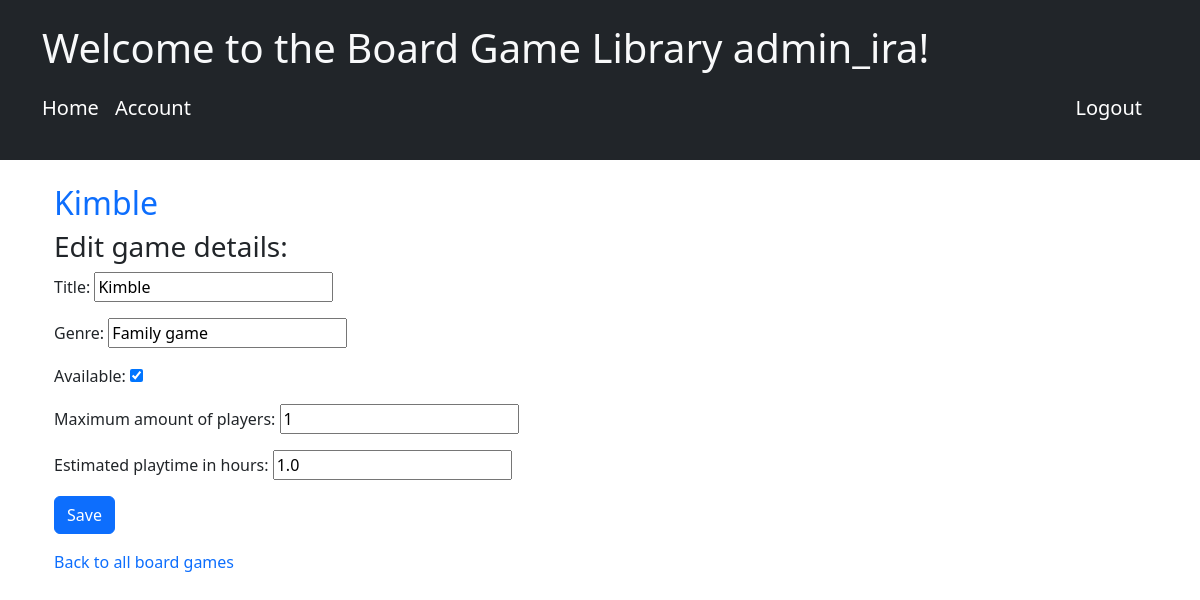
The page /edit_board_game/6/ (signed in) on the database as committed earlier.
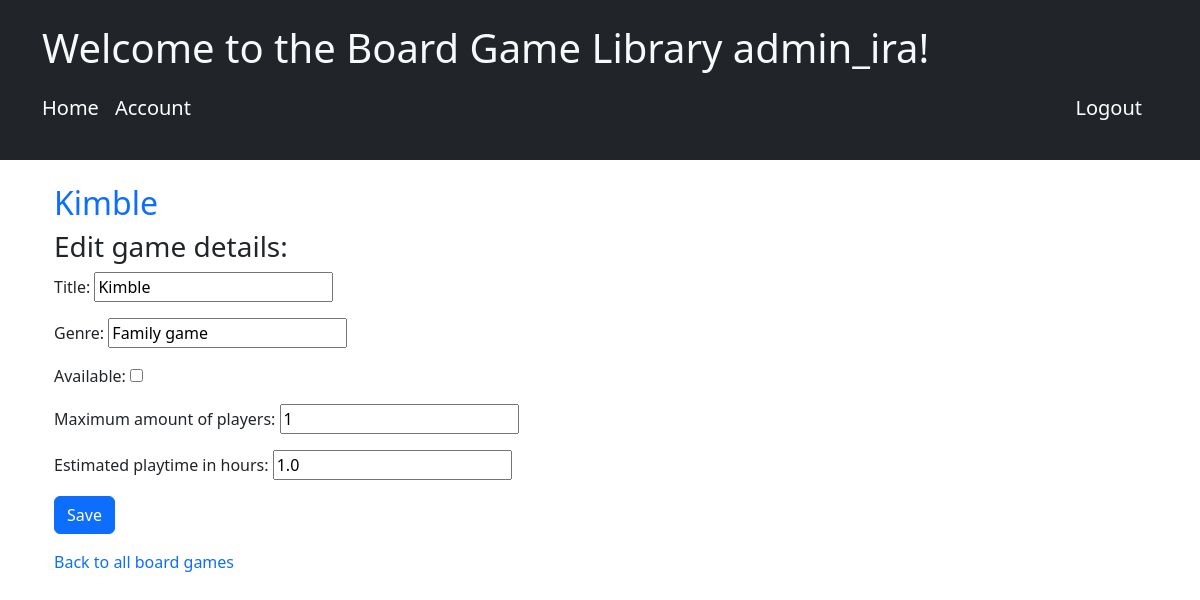
The same page on the database as committed later.
### app_app/models.py (models this page shows)
class BoardGame(models.Model):
    name = models.CharField(max_length=100)
    genre = models.CharField(max_length=100, default='none')
    max_players = models.PositiveIntegerField(default=1)
    play_time = models.FloatField(default=1.0)
    owner = models.ForeignKey(User, on_delete=models.CASCADE, related_name='owned_games')
    available = models.BooleanField(default=True)
    loaned_to = models.ForeignKey(User, null=True, blank=True, on_delete=models.SET_NULL, related_name='loaned_games')
    date_added = models.DateTimeField(default=timezone.now)
    date_loaned = models.DateTimeField(default=None, blank=True, null=True)
    def __str__(self):
        return self.name
    class Meta:
        verbose_name = 'Board game'

### app_app/views.py (the view)
# urls.py: path('edit_board_game/<int:game_id>/',  views.edit_board_game, name='edit_board_game'),
@login_required
def edit_board_game(request, game_id):
    game = BoardGame.objects.get(id=game_id)
    if request.method == 'POST':
        form = BoardGameForm(instance=game, data=request.POST)
        if form.is_valid():
            form.save()
            return redirect('board_game_detail', game_id=game.id)
    else:
        form = BoardGameForm(instance=game)
    print(form.errors)
    context = {'game': game, 'form': form}
    return render(request, 'edit_board_game.html', context)

### app_app/forms.py
class BoardGameForm(forms.ModelForm):
    class Meta:
        model = BoardGame
        fields = ['name', 'genre', 'available', 'max_players', 'play_time']
        labels = {'name': 'Title',
                  'genre': 'Genre',
                  'available': 'Available',
                  'max_players': 'Maximum amount of players',
                  'play_time': 'Estimated playtime in hours'}

### app_app/templates/edit_board_game.html (shortened to what this page needs)
{% extends 'base.html' %}
{% block content %}
<div class="container mt-4">
  <h2><a href="{% url 'board_game_detail' game.id %}" class="text-decoration-none">{{ game }}</a></h2>
  <h3>Edit game details:</h3>
  <form action="{% url 'edit_board_game' game.id %}" method="post">
    {{ form.as_p }}
    <button type="submit" class="btn btn-primary">Save</button>
  </form>
  <p class="mt-3">
    <a href="{% url 'all_board_games' %}" class="text-decoration-none">Back to all board games</a>
  </p>
</div>
{% endblock %}

Rows that differ between the two databases and show on the page:
changed BoardGame "Kimble": available "☑" → "☐"
